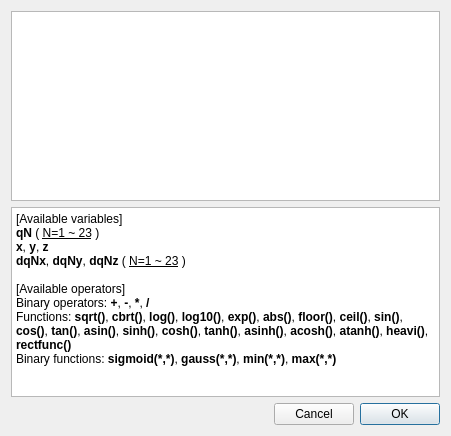
<?xml version="1.0" encoding="UTF-8"?>
<ui version="4.0">
 <class>VariableEditorWIP</class>
 <widget class="QDialog" name="VariableEditorWIP">
  <property name="geometry">
   <rect>
    <x>0</x>
    <y>0</y>
    <width>451</width>
    <height>436</height>
   </rect>
  </property>
  <property name="windowTitle">
   <string>Dialog</string>
  </property>
  <layout class="QGridLayout" name="gridLayout">
   <item row="0" column="0">
    <widget class="QTreeView" name="treeView"/>
   </item>
   <item row="1" column="0">
    <widget class="QTextEdit" name="textEdit">
     <property name="readOnly">
      <bool>true</bool>
     </property>
     <property name="html">
      <string>&lt;!DOCTYPE HTML PUBLIC &quot;-//W3C//DTD HTML 4.0//EN&quot; &quot;http://www.w3.org/TR/REC-html40/strict.dtd&quot;&gt;
&lt;html&gt;&lt;head&gt;&lt;meta name=&quot;qrichtext&quot; content=&quot;1&quot; /&gt;&lt;meta charset=&quot;utf-8&quot; /&gt;&lt;style type=&quot;text/css&quot;&gt;
p, li { white-space: pre-wrap; }
hr { height: 1px; border-width: 0; }
li.unchecked::marker { content: &quot;\2610&quot;; }
li.checked::marker { content: &quot;\2612&quot;; }
&lt;/style&gt;&lt;/head&gt;&lt;body style=&quot; font-family:'Yu Gothic UI'; font-size:9pt; font-weight:400; font-style:normal;&quot;&gt;
&lt;p style=&quot; margin-top:0px; margin-bottom:0px; margin-left:0px; margin-right:0px; -qt-block-indent:0; text-indent:0px;&quot;&gt;[Available variables]&lt;/p&gt;
&lt;p style=&quot; margin-top:0px; margin-bottom:0px; margin-left:0px; margin-right:0px; -qt-block-indent:0; text-indent:0px;&quot;&gt;&lt;span style=&quot; font-weight:700;&quot;&gt;qN&lt;/span&gt; ( &lt;span style=&quot; text-decoration: underline;&quot;&gt;N=1 ~ 23&lt;/span&gt; )&lt;/p&gt;
&lt;p style=&quot; margin-top:0px; margin-bottom:0px; margin-left:0px; margin-right:0px; -qt-block-indent:0; text-indent:0px;&quot;&gt;&lt;span style=&quot; font-weight:700;&quot;&gt;x&lt;/span&gt;, &lt;span style=&quot; font-weight:700;&quot;&gt;y&lt;/span&gt;, &lt;span style=&quot; font-weight:700;&quot;&gt;z&lt;/span&gt;&lt;/p&gt;
&lt;p style=&quot; margin-top:0px; margin-bottom:0px; margin-left:0px; margin-right:0px; -qt-block-indent:0; text-indent:0px;&quot;&gt;&lt;span style=&quot; font-weight:700;&quot;&gt;dqNx&lt;/span&gt;, &lt;span style=&quot; font-weight:700;&quot;&gt;dqNy&lt;/span&gt;, &lt;span style=&quot; font-weight:700;&quot;&gt;dqNz&lt;/span&gt; ( &lt;span style=&quot; text-decoration: underline;&quot;&gt;N=1 ~ 23&lt;/span&gt; )&lt;/p&gt;
&lt;p style=&quot;-qt-paragraph-type:empty; margin-top:0px; margin-bottom:0px; margin-left:0px; margin-right:0px; -qt-block-indent:0; text-indent:0px;&quot;&gt;&lt;br /&gt;&lt;/p&gt;
&lt;p style=&quot; margin-top:0px; margin-bottom:0px; margin-left:0px; margin-right:0px; -qt-block-indent:0; text-indent:0px;&quot;&gt;[Available operators]&lt;/p&gt;
&lt;p style=&quot; margin-top:0px; margin-bottom:0px; margin-left:0px; margin-right:0px; -qt-block-indent:0; text-indent:0px;&quot;&gt;Binary operators:&lt;span style=&quot; font-weight:700;&quot;&gt; +&lt;/span&gt;,&lt;span style=&quot; font-weight:700;&quot;&gt; -&lt;/span&gt;,&lt;span style=&quot; font-weight:700;&quot;&gt; *&lt;/span&gt;,&lt;span style=&quot; font-weight:700;&quot;&gt; /&lt;/span&gt;&lt;/p&gt;
&lt;p style=&quot; margin-top:0px; margin-bottom:0px; margin-left:0px; margin-right:0px; -qt-block-indent:0; text-indent:0px;&quot;&gt;Functions: &lt;span style=&quot; font-weight:700;&quot;&gt;sqrt()&lt;/span&gt;, &lt;span style=&quot; font-weight:700;&quot;&gt;cbrt()&lt;/span&gt;, &lt;span style=&quot; font-weight:700;&quot;&gt;log()&lt;/span&gt;, &lt;span style=&quot; font-weight:700;&quot;&gt;log10()&lt;/span&gt;, &lt;span style=&quot; font-weight:700;&quot;&gt;exp()&lt;/span&gt;, &lt;span style=&quot; font-weight:700;&quot;&gt;abs()&lt;/span&gt;, &lt;span style=&quot; font-weight:700;&quot;&gt;floor()&lt;/span&gt;, &lt;span style=&quot; font-weight:700;&quot;&gt;ceil()&lt;/span&gt;, &lt;span style=&quot; font-weight:700;&quot;&gt;sin()&lt;/span&gt;, &lt;span style=&quot; font-weight:700;&quot;&gt;cos()&lt;/span&gt;, &lt;span style=&quot; font-weight:700;&quot;&gt;tan()&lt;/span&gt;, &lt;span style=&quot; font-weight:700;&quot;&gt;asin()&lt;/span&gt;, &lt;span style=&quot; font-weight:700;&quot;&gt;sinh()&lt;/span&gt;, &lt;span style=&quot; font-weight:700;&quot;&gt;cosh()&lt;/span&gt;, &lt;span style=&quot; font-weight:700;&quot;&gt;tanh()&lt;/span&gt;, &lt;span style=&quot; font-weight:700;&quot;&gt;asinh()&lt;/span&gt;, &lt;span style=&quot; font-weight:700;&quot;&gt;acosh()&lt;/span&gt;, &lt;span style=&quot; font-weight:700;&quot;&gt;atanh()&lt;/span&gt;, &lt;span style=&quot; font-weight:700;&quot;&gt;heavi()&lt;/span&gt;, &lt;span style=&quot; font-weight:700;&quot;&gt;rectfunc()&lt;/span&gt;&lt;/p&gt;
&lt;p style=&quot; margin-top:0px; margin-bottom:0px; margin-left:0px; margin-right:0px; -qt-block-indent:0; text-indent:0px;&quot;&gt;Binary functions: &lt;span style=&quot; font-weight:700;&quot;&gt;sigmoid(*,*)&lt;/span&gt;, &lt;span style=&quot; font-weight:700;&quot;&gt;gauss(*,*)&lt;/span&gt;, &lt;span style=&quot; font-weight:700;&quot;&gt;min(*,*)&lt;/span&gt;, &lt;span style=&quot; font-weight:700;&quot;&gt;max(*,*)&lt;/span&gt;&lt;/p&gt;
&lt;p style=&quot;-qt-paragraph-type:empty; margin-top:0px; margin-bottom:0px; margin-left:0px; margin-right:0px; -qt-block-indent:0; text-indent:0px;&quot;&gt;&lt;br /&gt;&lt;/p&gt;&lt;/body&gt;&lt;/html&gt;</string>
     </property>
    </widget>
   </item>
   <item row="2" column="0">
    <layout class="QHBoxLayout" name="horizontalLayout">
     <item>
      <spacer name="horizontalSpacer">
       <property name="orientation">
        <enum>Qt::Horizontal</enum>
       </property>
       <property name="sizeHint" stdset="0">
        <size>
         <width>40</width>
         <height>20</height>
        </size>
       </property>
      </spacer>
     </item>
     <item>
      <widget class="QPushButton" name="cancelPushButton">
       <property name="text">
        <string>Cancel</string>
       </property>
       <property name="autoDefault">
        <bool>false</bool>
       </property>
      </widget>
     </item>
     <item>
      <widget class="QPushButton" name="OKPushButton">
       <property name="text">
        <string>OK</string>
       </property>
      </widget>
     </item>
    </layout>
   </item>
  </layout>
 </widget>
 <resources/>
 <connections/>
</ui>
